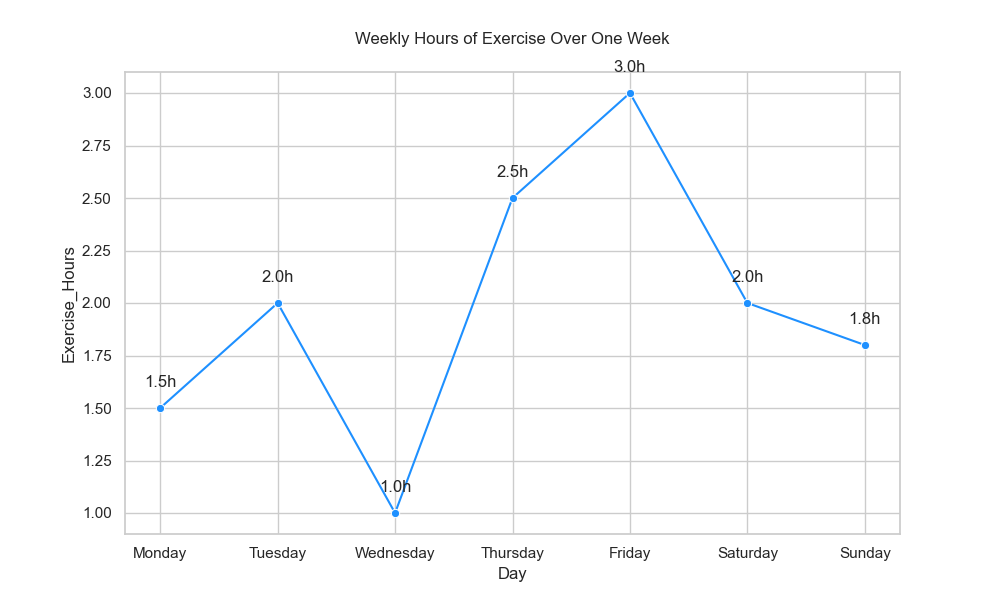

This chart was generated by the following Python code:

import pandas as pd
import seaborn as sns
import matplotlib.pyplot as plt

# Create the DataFrame
data = {
    "Day": ["Monday", "Tuesday", "Wednesday", "Thursday", "Friday", "Saturday", "Sunday"],
    "Exercise_Hours": [1.5, 2.0, 1.0, 2.5, 3.0, 2.0, 1.8]
}

df = pd.DataFrame(data)

# Create the line plot
plt.figure(figsize=(10, 6))  # Changed width & height
sns.lineplot(x="Day", y="Exercise_Hours", data=df, marker='o', color="#1E90FF")  # Changed color

# Adding annotations
for i in range(df.shape[0]):
    plt.text(df.Day[i], df.Exercise_Hours[i] + 0.1, f"{df.Exercise_Hours[i]}h", horizontalalignment='center')

# Set the title
plt.title("Weekly Hours of Exercise Over One Week", pad=20)

plt.show()
